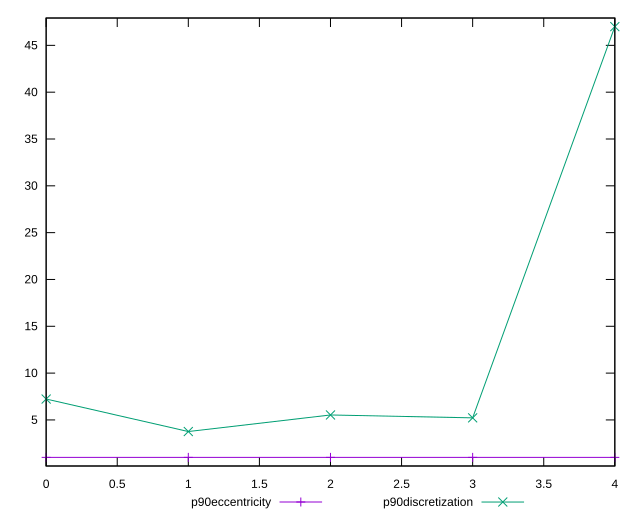

Source code (gnuplot):
reset

$p90Eccentricity <<EOF
0 0.9999999999999996
1 1.0000000000000009
2 0.9999999999999987
3 1.0000000000000016
4 1.0000000000000016
EOF

$p90Discretization <<EOF
0 7.230769230769231
1 3.76
2 5.529411764705882
3 5.222222222222222
4 47
EOF

set key outside below
set xrange [0:4]
set yrange [0.07999999999999863:47.92]
set trange [0.07999999999999863:47.92]
set terminal svg size 640, 520 enhanced background rgb 'white'
set output "report_00018_2021-02-10T15-25-16.877Z/cumulative-layout-shift/progression/eccentricity.svg"

plot $p90Eccentricity title "p90eccentricity" with linespoints, \
     $p90Discretization title "p90discretization" with linespoints

reset
